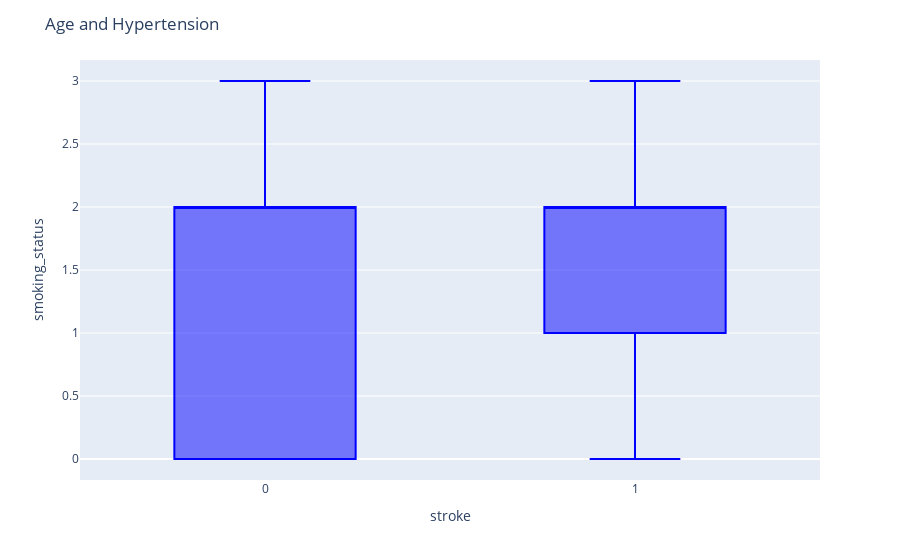

Notebook code cell kept with this figure:
### Code cell
fig = px.box(df, x='stroke', y='smoking_status')
fig.update_traces(marker_color="blue",marker_line_color='rgb(8,48,107)',
                  marker_line_width=1.5)
fig.update_layout(title_text='Age and Hypertension')
fig.show()

### Figure 1 — Plotly figure (JSON) as saved in the notebook; plotly's stock layout.template omitted (floating-point values rounded to 4 significant figures; data arrays with more than 128 entries replaced by an {"elided": "..."} marker saying what was removed)
{"data": [{"alignmentgroup": "True", "hovertemplate": "stroke=%{x}<br>smoking_status=%{y}<extra></extra>", "legendgroup": "", "marker": {"color": "blue", "line": {"color": "rgb(8,48,107)", "width": 1.5}}, "name": "", "notched": false, "offsetgroup": "", "orientation": "v", "showlegend": false, "type": "box", "x": {"elided": "5110 int values"}, "x0": " ", "xaxis": "x", "y": {"elided": "5110 int values"}, "y0": " ", "yaxis": "y"}], "layout": {"boxmode": "group", "legend": {"tracegroupgap": 0}, "margin": {"t": 60}, "title": {"text": "Age and Hypertension"}, "xaxis": {"anchor": "y", "domain": [0, 1], "title": {"text": "stroke"}}, "yaxis": {"anchor": "x", "domain": [0, 1], "title": {"text": "smoking_status"}}}}
